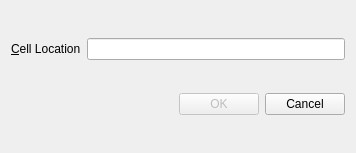
<?xml version="1.0" encoding="UTF-8"?>
<ui version="4.0">
 <class>Dialog</class>
 <widget class="QDialog" name="Dialog">
  <property name="geometry">
   <rect>
    <x>0</x>
    <y>0</y>
    <width>356</width>
    <height>153</height>
   </rect>
  </property>
  <property name="windowTitle">
   <string>Go to Cell</string>
  </property>
  <layout class="QVBoxLayout" name="verticalLayout_3">
   <item>
    <layout class="QHBoxLayout" name="horizontalLayout_3">
     <item>
      <widget class="QLabel" name="label">
       <property name="text">
        <string>&amp;Cell Location</string>
       </property>
       <property name="buddy">
        <cstring>lineEdit</cstring>
       </property>
      </widget>
     </item>
     <item>
      <widget class="QLineEdit" name="lineEdit"/>
     </item>
    </layout>
   </item>
   <item>
    <layout class="QHBoxLayout" name="horizontalLayout_4">
     <item>
      <spacer name="horizontalSpacer">
       <property name="orientation">
        <enum>Qt::Horizontal</enum>
       </property>
       <property name="sizeHint" stdset="0">
        <size>
         <width>40</width>
         <height>20</height>
        </size>
       </property>
      </spacer>
     </item>
     <item>
      <widget class="QPushButton" name="OKButton">
       <property name="enabled">
        <bool>false</bool>
       </property>
       <property name="text">
        <string>OK</string>
       </property>
      </widget>
     </item>
     <item>
      <widget class="QPushButton" name="CancelButton">
       <property name="text">
        <string>Cancel</string>
       </property>
      </widget>
     </item>
    </layout>
   </item>
  </layout>
 </widget>
 <layoutdefault spacing="6" margin="11"/>
 <resources/>
 <connections>
  <connection>
   <sender>OKButton</sender>
   <signal>clicked()</signal>
   <receiver>Dialog</receiver>
   <slot>reject()</slot>
   <hints>
    <hint type="sourcelabel">
     <x>226</x>
     <y>115</y>
    </hint>
    <hint type="destinationlabel">
     <x>36</x>
     <y>101</y>
    </hint>
   </hints>
  </connection>
  <connection>
   <sender>CancelButton</sender>
   <signal>clicked()</signal>
   <receiver>Dialog</receiver>
   <slot>reject()</slot>
   <hints>
    <hint type="sourcelabel">
     <x>289</x>
     <y>115</y>
    </hint>
    <hint type="destinationlabel">
     <x>132</x>
     <y>133</y>
    </hint>
   </hints>
  </connection>
  <connection>
   <sender>lineEdit</sender>
   <signal>textChanged(QString)</signal>
   <receiver>Dialog</receiver>
   <slot>on_lineEdit_textChanged()</slot>
   <hints>
    <hint type="sourcelabel">
     <x>189</x>
     <y>41</y>
    </hint>
    <hint type="destinationlabel">
     <x>120</x>
     <y>62</y>
    </hint>
   </hints>
  </connection>
 </connections>
 <slots>
  <slot>on_lineEdit_textChanged()</slot>
 </slots>
</ui>
